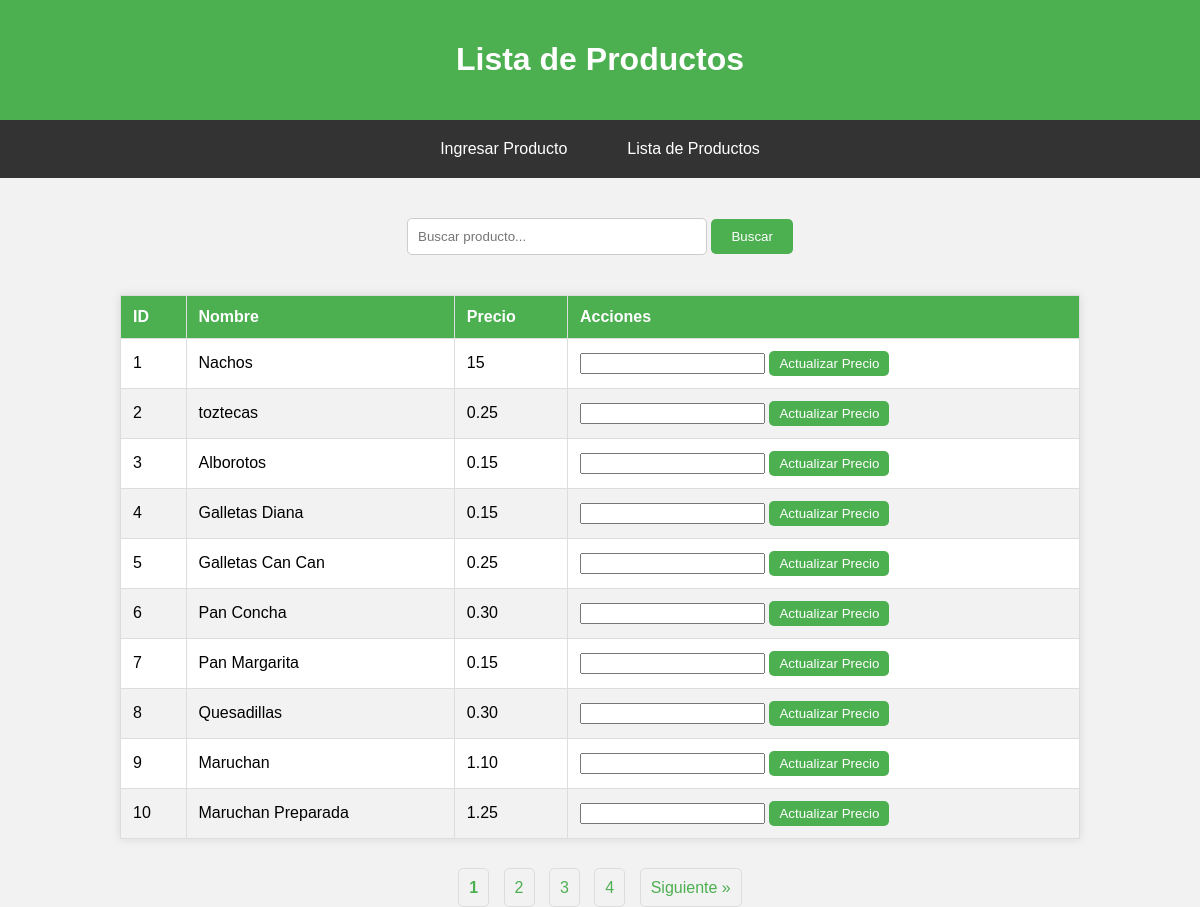
The page / on the database its author committed.
### tables this page shows
CREATE TABLE `productos` (
  `id` int(5) NOT NULL,
  `nombre` varchar(50) NOT NULL,
  `precio` varchar(50) NOT NULL
);

### index.php (the view, shortened to what this page needs)
<?php
include 'conexiondb.php';
$resultados_por_pagina = 10;
$pagina = isset($_GET['pagina']) ? (int)$_GET['pagina'] : 1;
$busqueda = isset($_GET['busqueda']) ? $_GET['busqueda'] : '';
$offset = ($pagina - 1) * $resultados_por_pagina;
$sql_count = "SELECT COUNT(*) AS total FROM productos";
$total_resultados = $conn->query($sql_count)->fetch_assoc()['total'];
$total_paginas = ceil($total_resultados / $resultados_por_pagina);
$sql = "SELECT id, nombre, precio FROM productos";
$sql .= " LIMIT $offset, $resultados_por_pagina";
$result = $conn->query($sql);
?>
<!DOCTYPE html>
<html lang="es">
<head>
</head>
<body>
    <div class="header">
        <h1>Lista de Productos</h1>
    </div>
    <div class="menu">
        <a href="inicio.html">Ingresar Producto</a>
        <a href="index.php">Lista de Productos</a>
    </div>
    <div class="search-container">
        <form action="" method="GET">
            <input type="text" name="busqueda" placeholder="Buscar producto..." value="<?php echo htmlspecialchars($busqueda); ?>">
            <input type="submit" value="Buscar">
        </form>
    </div>
    <table>
        <thead>
            <tr>
                <th>ID</th>
                <th>Nombre</th>
                <th>Precio</th>
                <th>Acciones</th>
            </tr>
        </thead>
        <tbody>
            <?php if ($result->num_rows > 0): ?>
                <?php while($row = $result->fetch_assoc()): ?>
                    <tr>
                        <td><?php echo $row["id"]; ?></td>
                        <td><?php echo $row["nombre"]; ?></td>
                        <td><?php echo $row["precio"]; ?></td>
                        <td>
                            <form action="actualizar_precio.php" method="POST" style="display:inline;">
                                <input type="number" name="nuevo_precio" step="0.01" required>
                                <button type="submit" class="update-button">Actualizar Precio</button>
                            </form>
                        </td>
                    </tr>
                <?php endwhile; ?>
            <?php else: ?>
                <tr>
                    <td colspan="4">No hay productos disponibles</td>
                </tr>
            <?php endif; ?>
        </tbody>
    </table>
    <div class="pagination">
        <?php for ($i = 1; $i <= $total_paginas; $i++): ?>
            <a href="?pagina=<?php echo $i; ?>&busqueda=<?php echo htmlspecialchars($busqueda); ?>" <?php if ($i == $pagina) echo 'style="font-weight:bold;"'; ?>><?php echo $i; ?></a>
        <?php endfor; ?>
        <?php if ($pagina < $total_paginas): ?>
            <a href="?pagina=<?php echo $pagina + 1; ?>&busqueda=<?php echo htmlspecialchars($busqueda); ?>">Siguiente &raquo;</a>
        <?php endif; ?>
    </div>
</body>
</html>

### index.php (style rules this page uses)
body { font-family: Arial, sans-serif; background-color: #f2f2f2; display: flex; flex-direction: column; justify-content: flex-start; align-items: center; height: 100vh; margin: 0; }
.header { width: 100%; background-color: #4CAF50; color: white; padding: 20px; text-align: center; border-radius: 10px; box-shadow: 0 4px 8px rgba(0, 0, 0, 0.1); }
.menu { width: 100%; display: flex; justify-content: center; background-color: #333; padding: 10px 0; margin-bottom: 20px; }
.menu a { text-decoration: none; color: white; padding: 10px 20px; margin: 0 10px; border-radius: 5px; transition: background-color 0.3s ease; }
.search-container { margin: 20px 0; }
.search-container input[type="text"] { padding: 10px; width: 300px; border: 1px solid #ccc; border-radius: 5px; box-sizing: border-box; }
.search-container input[type="submit"] { padding: 10px 20px; background-color: #4CAF50; color: white; border: none; border-radius: 5px; cursor: pointer; }
table { width: 80%; border-collapse: collapse; margin: 20px 0; box-shadow: 0 0 10px rgba(0, 0, 0, 0.1); background-color: #fff; }
table, th, td { border: 1px solid #ddd; }
th, td { padding: 12px; text-align: left; }
th { background-color: #4CAF50; color: white; }
tr:nth-child(even) { background-color: #f2f2f2; }
.pagination { margin: 20px 0; }
.pagination a { text-decoration: none; color: #4CAF50; padding: 10px; border: 1px solid #ddd; margin: 0 5px; border-radius: 5px; transition: background-color 0.3s ease; }
.update-button { background-color: #4CAF50; color: white; border: none; padding: 5px 10px; border-radius: 5px; cursor: pointer; transition: background-color 0.3s ease; }

### rows shown on the page
productos: id "1", nombre "Nachos", precio "15"
productos: id "2", nombre "toztecas", precio "0.25"
productos: id "3", nombre "Alborotos", precio "0.15"
productos: id "4", nombre "Galletas Diana", precio "0.15"
productos: id "5", nombre "Galletas Can Can", precio "0.25"
productos: id "6", nombre "Pan Concha", precio "0.30"
productos: id "7", nombre "Pan Margarita", precio "0.15"
productos: id "8", nombre "Quesadillas", precio "0.30"
productos: id "9", nombre "Maruchan", precio "1.10"
productos: id "10", nombre "Maruchan Preparada", precio "1.25"
